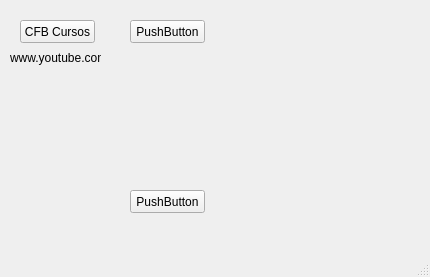
<?xml version="1.0" encoding="UTF-8"?>
<ui version="4.0">
 <class>MainWindow</class>
 <widget class="QMainWindow" name="MainWindow">
  <property name="geometry">
   <rect>
    <x>0</x>
    <y>0</y>
    <width>430</width>
    <height>277</height>
   </rect>
  </property>
  <property name="windowTitle">
   <string>MainWindow</string>
  </property>
  <widget class="QWidget" name="centralwidget">
   <widget class="QPushButton" name="pushButton">
    <property name="geometry">
     <rect>
      <x>20</x>
      <y>20</y>
      <width>75</width>
      <height>23</height>
     </rect>
    </property>
    <property name="text">
     <string>CFB Cursos</string>
    </property>
   </widget>
   <widget class="QLabel" name="labelNome">
    <property name="geometry">
     <rect>
      <x>10</x>
      <y>50</y>
      <width>91</width>
      <height>16</height>
     </rect>
    </property>
    <property name="text">
     <string>www.youtube.com</string>
    </property>
   </widget>
   <widget class="QPushButton" name="pushButton_2">
    <property name="geometry">
     <rect>
      <x>130</x>
      <y>20</y>
      <width>75</width>
      <height>23</height>
     </rect>
    </property>
    <property name="text">
     <string>PushButton</string>
    </property>
   </widget>
   <widget class="QPushButton" name="pushButton_3">
    <property name="geometry">
     <rect>
      <x>130</x>
      <y>190</y>
      <width>75</width>
      <height>23</height>
     </rect>
    </property>
    <property name="text">
     <string>PushButton</string>
    </property>
   </widget>
  </widget>
  <widget class="QMenuBar" name="menubar">
   <property name="geometry">
    <rect>
     <x>0</x>
     <y>0</y>
     <width>430</width>
     <height>21</height>
    </rect>
   </property>
  </widget>
  <widget class="QStatusBar" name="statusbar"/>
 </widget>
 <resources/>
 <connections/>
</ui>
